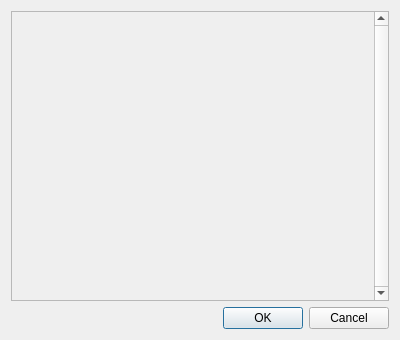
<?xml version="1.0" encoding="UTF-8"?>
<ui version="4.0">
 <class>PreferencesDialog</class>
 <widget class="QDialog" name="PreferencesDialog">
  <property name="geometry">
   <rect>
    <x>0</x>
    <y>0</y>
    <width>400</width>
    <height>340</height>
   </rect>
  </property>
  <property name="windowTitle">
   <string>Dialog</string>
  </property>
  <layout class="QVBoxLayout" name="verticalLayout_2">
   <item>
    <widget class="QScrollArea" name="scrollArea">
     <property name="verticalScrollBarPolicy">
      <enum>Qt::ScrollBarAlwaysOn</enum>
     </property>
     <property name="horizontalScrollBarPolicy">
      <enum>Qt::ScrollBarAlwaysOff</enum>
     </property>
     <property name="widgetResizable">
      <bool>true</bool>
     </property>
     <widget class="QWidget" name="scrollAreaWidgetContents">
      <property name="geometry">
       <rect>
        <x>0</x>
        <y>0</y>
        <width>362</width>
        <height>284</height>
       </rect>
      </property>
      <property name="sizePolicy">
       <sizepolicy hsizetype="Preferred" vsizetype="Expanding">
        <horstretch>0</horstretch>
        <verstretch>0</verstretch>
       </sizepolicy>
      </property>
      <zorder>horizontalLayoutWidget</zorder>
     </widget>
    </widget>
   </item>
   <item>
    <layout class="QHBoxLayout" name="horizontalLayout">
     <item>
      <spacer name="horizontalSpacer">
       <property name="orientation">
        <enum>Qt::Horizontal</enum>
       </property>
       <property name="sizeHint" stdset="0">
        <size>
         <width>40</width>
         <height>20</height>
        </size>
       </property>
      </spacer>
     </item>
     <item>
      <widget class="QDialogButtonBox" name="buttonBox">
       <property name="orientation">
        <enum>Qt::Horizontal</enum>
       </property>
       <property name="standardButtons">
        <set>QDialogButtonBox::Cancel|QDialogButtonBox::Ok</set>
       </property>
      </widget>
     </item>
    </layout>
   </item>
  </layout>
 </widget>
 <resources/>
 <connections>
  <connection>
   <sender>buttonBox</sender>
   <signal>accepted()</signal>
   <receiver>PreferencesDialog</receiver>
   <slot>accept()</slot>
   <hints>
    <hint type="sourcelabel">
     <x>389</x>
     <y>316</y>
    </hint>
    <hint type="destinationlabel">
     <x>157</x>
     <y>274</y>
    </hint>
   </hints>
  </connection>
  <connection>
   <sender>buttonBox</sender>
   <signal>rejected()</signal>
   <receiver>PreferencesDialog</receiver>
   <slot>reject()</slot>
   <hints>
    <hint type="sourcelabel">
     <x>389</x>
     <y>322</y>
    </hint>
    <hint type="destinationlabel">
     <x>286</x>
     <y>274</y>
    </hint>
   </hints>
  </connection>
 </connections>
</ui>
